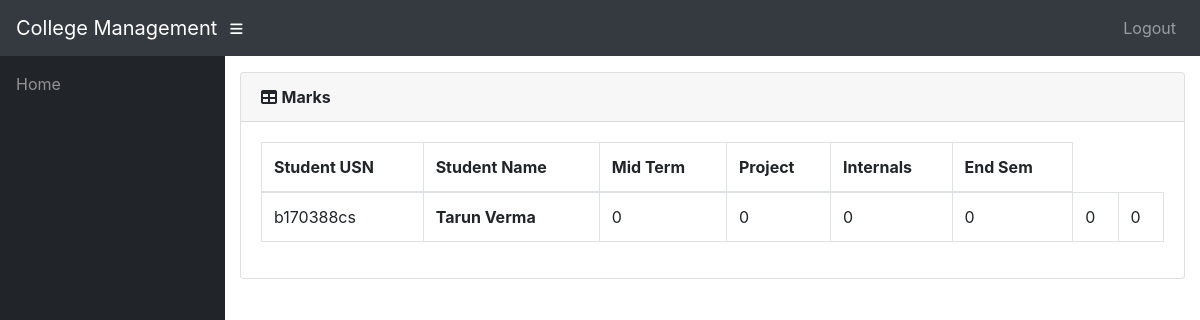
Page /info/teacher/1/Students/Marks/ (signed in) on the earlier database version.
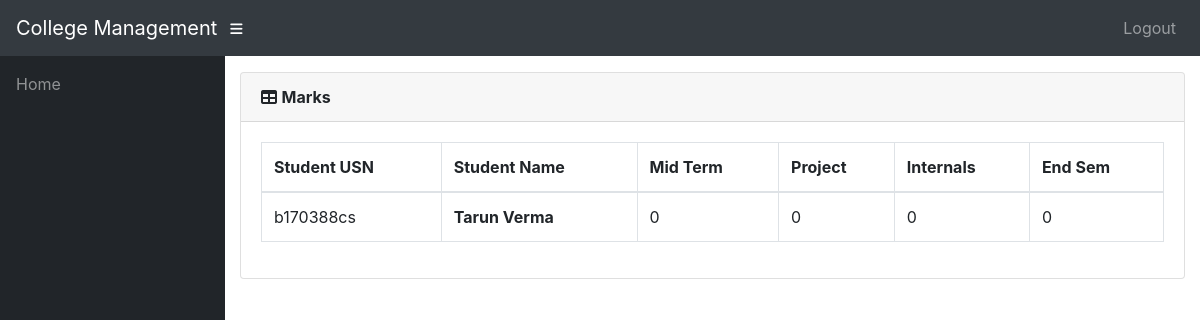
Same page on the later database version.
### info/models.py (models this page shows, shortened)
class StudentCourse(models.Model):
    student = models.ForeignKey(Student, on_delete=models.CASCADE)
    course = models.ForeignKey(Course, on_delete=models.CASCADE)
    class Meta:
        unique_together = (('student', 'course'),)
        verbose_name_plural = 'Marks'

class Student(models.Model):
    user = models.OneToOneField(User, on_delete=models.CASCADE, null=True)
    class_id = models.ForeignKey(Class, on_delete=models.CASCADE, default=1)
    USN = models.CharField(primary_key='True', max_length=100)
    name = models.CharField(max_length=200)
    sex = models.CharField(max_length=50, choices=sex_choice, default='Male')
    DOB = models.DateField(default='1998-01-01')

class Marks(models.Model):
    studentcourse = models.ForeignKey(StudentCourse, on_delete=models.CASCADE)
    name = models.CharField(max_length=50, choices=test_name, default='Mid Term')
    marks1 = models.IntegerField(default=0, validators=[MinValueValidator(0), MaxValueValidator(100)])
    class Meta:
        unique_together = (('studentcourse', 'name'),)

### info/views.py (the view)
# urls.py: path('teacher/<int:assign_id>/Students/Marks/', views.student_marks, name='t_student_marks'),
@login_required()
def student_marks(request, assign_id):
    ass = Assign.objects.get(id=assign_id)
    sc_list = StudentCourse.objects.filter(student__in=ass.class_id.student_set.all(), course=ass.course)
    return render(request, 'info/t_student_marks.html', {'sc_list': sc_list})

### info/models.py (called while the page is built)
    @property
    def is_student(self):
        if hasattr(self, 'student'):
            return True
        return False

    @property
    def is_teacher(self):
        if hasattr(self, 'teacher'):
            return True
        return False

### info/templates/info/t_student_marks.html
{% extends 'info/base.html' %}
    {% load static %}
    {% block content %}
                  <div class="card mb-3">
            <div class="card-header">
              <i class="fas fa-table"></i>
            <b>Marks</b></div>
            <div class="card-body">
              <div class="table-responsive">
                <table class="table table-bordered" id="dataTable" width="100%" cellspacing="0">
                  <thead>
                    <tr>
                        <th>Student USN</th>
                        <th>Student Name</th>
                        <th>Mid Term</th>
                        <th>Project</th>
                        <th>Internals</th>
                        <th>End Sem</th>
                    </tr>
                  </thead>
                  <tbody>
                    {% for sc in sc_list %}
                    <tr>
                        <td>{{ sc.student_id }}</td>
                        <td><b>{{ sc.student.name }} </b></td>
                        {% for m in sc.marks_set.all %}
                            <td>{{ m.marks1 }}</td>
                        {% endfor %}
                    </tr>
                    {% empty %}
                            <p>student has no courses</p>
                    {% endfor %}
                  </tbody>
                </table>
              </div>
            </div>
          </div>
    {% endblock %}

Differences in the rows shown:
removed Marks: marks1 "0"
removed Marks: marks1 "0"
